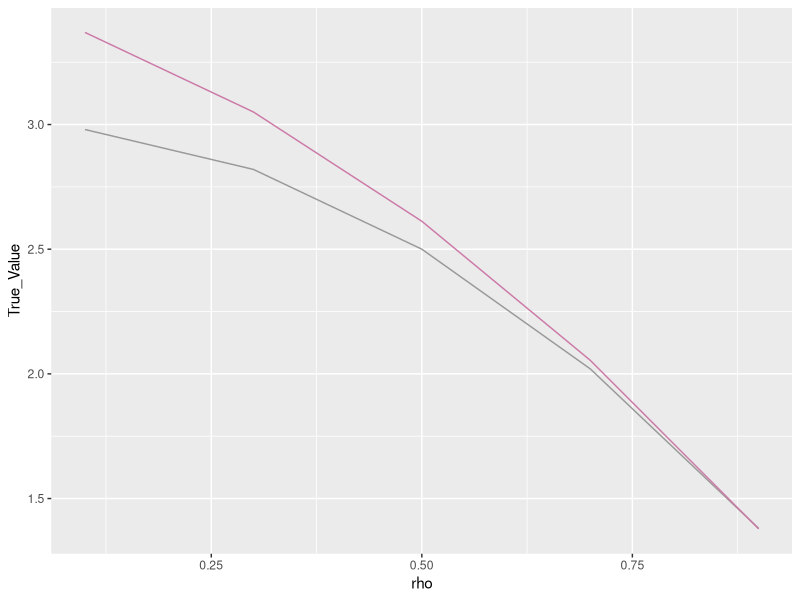

This chart was generated by the following R code: (Note: this script raises an error after producing the figure.)
### In this document, I'll present some results from the large sample illustration
### of exploration1, where we used lm to estimate \hat{y}

library("ggplot2")

setwd("~/Working/Ning/Giles_Project_1/Code/Lu_Implementation/12-08/")

explor1_rho1 = data.matrix(read.csv("./var_explore_1_lm_large_rho1.csv"))[,-c(1,6)]
explor1_rho3 = data.matrix(read.csv("./var_explore_1_lm_large_rho3.csv"))[,-c(1,6)]
explor1_rho5 = data.matrix(read.csv("./var_explore_1_lm_large_rho5.csv"))[,-c(1,6)]
explor1_rho7 = data.matrix(read.csv("./var_explore_1_lm_large_rho7.csv"))[,-c(1,6)]
explor1_rho9 = data.matrix(read.csv("./var_explore_1_lm_large_rho9.csv"))[,-c(1,6)]

bias_estimation <- rbind(colMeans(explor1_rho1), colMeans(explor1_rho3),
                         colMeans(explor1_rho5), colMeans(explor1_rho7),
                         colMeans(explor1_rho9))
bias_estimation <- cbind(bias_estimation, rowSums(bias_estimation) - 2*bias_estimation[,3])
bias_estimation <- cbind(bias_estimation, 3-2*(seq(1,9,2)/10)^2, (seq(1,9,2)/10))
bias_estimation <- data.frame(bias_estimation)
colnames(bias_estimation) <- c("First_Term", "Second_Term", "Third_Term",
                               "Forth_Term", "Estimate", "True_Value", "rho")

estimation_plot = ggplot(data = bias_estimation, aes(x = rho))   +
  geom_line(aes(x = rho, y = Second_Term), color = "#D16103") +
  geom_line(aes(x = rho, y = Third_Term), color = "#52854C")  + 
  geom_line(aes(x = rho, y = Forth_Term), color = "#4E84C4")  +
  geom_line(aes(x = rho, y = True_Value), color = "#999999") 

estimation_plot = ggplot(data = bias_estimation, aes(x = rho)) + 
  geom_line(aes(x = rho, y = True_Value), color = "#999999") +
  geom_line(aes(x = rho, y = Estimate), color = "#CC79A7")


################################################################################
################################################################################
################################################################################
t_95 = qt(.975, 2000-1)


eif_mean = 3-2*seq(from =.1, to = .9, by = .2)^2

var_explor1_rho1 = data.matrix(read.csv("./var_explore_1_lm_large_rho1.csv"))[, 6]
var_explor1_rho3 = data.matrix(read.csv("./var_explore_1_lm_large_rho3.csv"))[, 6]
var_explor1_rho5 = data.matrix(read.csv("./var_explore_1_lm_large_rho5.csv"))[, 6]
var_explor1_rho7 = data.matrix(read.csv("./var_explore_1_lm_large_rho7.csv"))[, 6]
var_explor1_rho9 = data.matrix(read.csv("./var_explore_1_lm_large_rho9.csv"))[, 6]

coverage_mat <- cbind(var_explor1_rho1, var_explor1_rho3, var_explor1_rho5, 
                      var_explor1_rho7, var_explor1_rho9)
estimate_mat <- cbind(estimate_fun(explor1_rho1), estimate_fun(explor1_rho3),
                      estimate_fun(explor1_rho5), estimate_fun(explor1_rho7),
                      estimate_fun(explor1_rho9))
SE_vec <- sqrt(colMeans(coverage_mat)/1999)

coverage <- c()

for(i in 1:5){
  eif_Lower = eif_mean[i] - t_95*SE_vec[i]
  eif_Upper = eif_mean[i] + t_95*SE_vec[i]
  eif_covered =  mean(estimate_mat[,i]<= eif_Upper&estimate_mat[,i]>=eif_Lower)
  coverage[i]  = eif_covered
}

coverage

estimate_fun <- function(mat){
  return(rowSums(mat) - 2*mat[,3])
}

bias_estimation <- cbind(bias_estimation, coverage)

coverage_plot = ggplot(data = bias_estimation, aes(x = rho)) + 
  geom_line(aes(x = rho, y = coverage), color = "#4E84C4") +
  geom_hline(yintercept = 0.95, linetype = "dashed", color = "red") + ylim(0,1)



